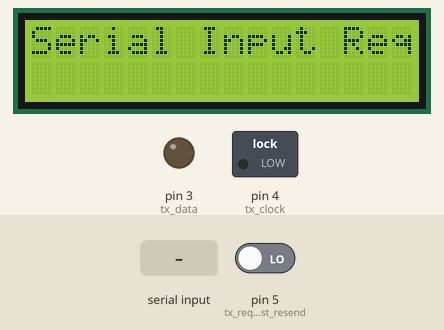
Recording of a sketch running on a simulated Arduino Uno, built with avr-gcc and run on an emulated ATmega328P. On the bench: 16×2 character LCD, switched loads named in the sketch (green lamp = pin HIGH), output pins drawn as LEDs (lit = HIGH). Dashed ring = blinking. The test bench sets the inputs (shaded band); at power-on: pin 5 (tx_request_resend) LOW.

Above: at 0.1 s.
1.3 s: "1" received over Serial
At 2.32 s:
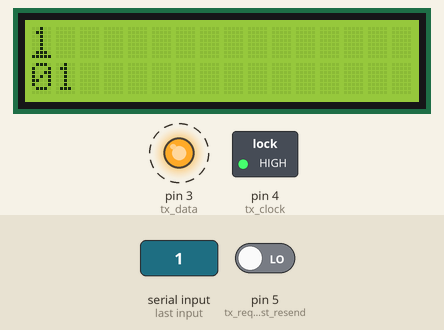
At 2.72 s:
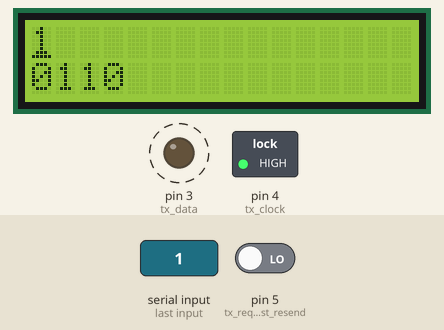
3.9 s: pin 5 (tx_request_resend) driven HIGH
5.4 s: pin 5 (tx_request_resend) driven LOW
At 10.3 s:
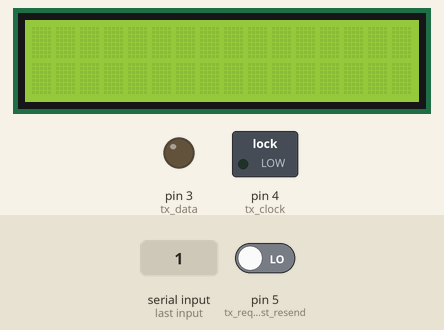
Timing chart, 0 to 11.8 s (numbered marks = the images above; inputs shaded):
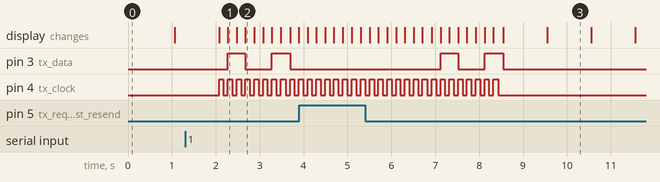

The sketch:

Transmitter.ino
```cpp
// Libraries
#include <LiquidCrystal.h>

// Pin Assignments
#define   tx_data             3
#define   tx_clock            4
#define   tx_request_resend   5

#define   lcd_d4              7
#define   lcd_d5              8
#define   lcd_d6              9
#define   lcd_d7              10
#define   lcd_rs              11
#define   lcd_en              12

// Data Rate ( 1 / (Time per Bit) )
#define tx_rate 5

// Message and Byte Variables
String message      = ""  ;
char char_in        = 0   ;

// LDC Object
LiquidCrystal LCD_T(lcd_rs,lcd_en,lcd_d4,lcd_d5,lcd_d6,lcd_d7);

// Byte Parity Error Check Variables 0=Even / 1=Odd
bool byte_parity    = false ;
int confirm_resend  = 0     ;

// Checksum Error Check Variables
int checksum = 0;
int resend_message = 0;

// =================================================================================
void setup()
{
    // LCD Initialize
    LCD_T.begin(16,2);

    // Serial Initialize
    Serial.begin(9600);

    // Pin Mode
    pinMode(tx_data         , OUTPUT);
    pinMode(tx_clock        , OUTPUT);
    pinMode(tx_request_resend  , INPUT);

    // Initialize Clock LOW
    digitalWrite( tx_clock  , LOW     );
}
// =================================================================================
void loop()
{
    // --------------------------------------
    // RECEIVE AND DISPLAY MESSAGE TO BE SENT
    // --------------------------------------

    // Wait Until Serial Data Exists
    while(  Serial.available() == 0 )
    {
        LCD_T.setCursor(0,0);
        LCD_T.print("Serial Input Req");
        delay(1000);
        LCD_CLEAR_TOP();
        delay(1000);
    }
    while( Serial.available() )
    {
        char_in = Serial.read();
        if(char_in >= 32 && char_in <= 127)
        {
            message += char_in;
        }
    }

    // --------------------------------------
    // TRANSMIT DATA
    // --------------------------------------

    // Checksum Loop (Repeat message if Checksum is Wrong)
    do
    {
        // Print Message on Top Line
        LCD_CLEAR_ALL();
        LCD_T.setCursor(0,0);
        LCD_T.print(message);

        // Select Character in String
        for(  int byte_i = 0  ; byte_i < message.length()  ; byte_i++  )
        {
            // Get Character in Message
            char tx_byte = message[byte_i];

            // Clear Byte Line
            LCD_T.noCursor();
            LCD_CLEAR_BYTE();
            LCD_T.setCursor(byte_i,0);
            LCD_T.cursor();

            // Reset Byte Parity
            byte_parity = false;

            // Select Bits in Character (c1-c7) --> (b0-b6)
            for(  int bit_i = 1 ; bit_i < 8 ; bit_i++ )
            {
                // Get Data Transmit Bit
                bool tx_bit = tx_byte & (0x80 >> bit_i);

                // Update Byte Parity
                if(tx_bit == true){byte_parity = !byte_parity;}

                // Print Data Bit on LDC
                LCD_T.noCursor();
                LCD_T.setCursor(bit_i-1,1);
                LCD_T.print(tx_bit ? "1":"0");
                LCD_T.setCursor(byte_i,0);
                LCD_T.cursor();

                // Transmit Data Bit (Flash Light)
                digitalWrite( tx_clock  , HIGH    );
                digitalWrite( tx_data   , tx_bit  );
                delay(1000  / (2*tx_rate) );
                digitalWrite( tx_clock  , LOW     );
                delay(1000  / (2*tx_rate) );
            }

            // Send Data Parity Bit (b7)
            LCD_T.noCursor();
            LCD_T.setCursor(7,1);
            LCD_T.print(byte_parity ? "1":"0");
            LCD_T.setCursor(byte_i,0);
            LCD_T.cursor();

            // Transmit Parity Bit (Flash Light)
            digitalWrite( tx_clock  , HIGH    );
            digitalWrite( tx_data   , byte_parity  );

            // Resend Byte?
            confirm_resend = 0;
            for(int i = 0;i<10;i++)
            {
                if(digitalRead(tx_request_resend) == HIGH){confirm_resend = 1;}
                delay(1);
            }
            // If Byte Needs To Be Resent
            if(confirm_resend == 1)
            {
                byte_i--;
                LCD_T.setCursor(0,0);
            }
            // If Byte Is Confirmed, Add to Checksum
            else
            {
                int tx_char = tx_byte;
                checksum += tx_char;
            }

            // FINISH Transmit Parity Bit (Flash Light)
            delay(  1000  / (2*tx_rate) );
            digitalWrite( tx_clock  , LOW     );
            delay(  1000  / (2*tx_rate) );
        }

        // --------------------------------------
        // Send 0 Byte in Preperation for Checksum
        // --------------------------------------

        // Parity Loop for Checksum Byte
        do
        {
            // Clear Byte Line
            LCD_T.noCursor();
            LCD_CLEAR_BYTE();

            // Reset Byte Parity
            byte_parity = false;

            for(  int bit_i = 0 ; bit_i < 7 ; bit_i++ )
            {
                // Get 0 Transmit Bit
                bool tx_bit = false;

                // Update Byte Parity
                if(tx_bit == true){byte_parity = !byte_parity;}

                // Print Data Bit on LDC
                LCD_T.noCursor();
                LCD_T.setCursor(bit_i,1);
                LCD_T.print(tx_bit ? "1":"0");

                // Transmit Data Bit (Flash Light)
                digitalWrite( tx_clock  , HIGH    );
                digitalWrite( tx_data   , tx_bit  );
                delay(1000  / (2*tx_rate) );
                digitalWrite( tx_clock  , LOW     );
                delay(1000  / (2*tx_rate) );
            }
            // Reset Confirm Resend
            confirm_resend == 0;

            // Send Parity Bit for CheckSum
            LCD_T.noCursor();
            LCD_T.setCursor(7,1);
            LCD_T.print(byte_parity ? "1":"0");

            // Transmit Parity Bit for CheckSum (Flash Light)
            digitalWrite( tx_clock  , HIGH    );
            digitalWrite( tx_data   , byte_parity  );

            // Resend Byte?
            confirm_resend = 0;
            for(int i = 0;i<10;i++)
            {
                if(digitalRead(tx_request_resend) == HIGH){confirm_resend = 1;}
                delay(1);
            }

            // FINISH Transmit Parity Bit (Flash Light)
            delay(  1000  / (2*tx_rate) );
            digitalWrite( tx_clock  , LOW     );
            delay(  1000  / (2*tx_rate) );

        }while(confirm_resend == 1);

        // --------------------------------------
        // Send Checksum
        // --------------------------------------

        // Convert Checksum Into 7 Bits Using Ones Compliment
        checksum = checksum % 127;

        // Parity Loop for Checksum Byte
        do
        {
            // Clear Byte Line
            LCD_T.noCursor();
            LCD_CLEAR_BYTE();

            // Reset Byte Parity
            byte_parity = false;

            // Send Bits in CheckSum
            for(  int bit_i = 1 ; bit_i <= 7 ; bit_i++ )
            {
                // Get Data Transmit Bit
                bool tx_bit = checksum & (0x80 >> bit_i);

                // Update Byte Parity
                if(tx_bit == true){byte_parity = !byte_parity;}

                // Print Data Bit on LDC
                LCD_T.noCursor();
                LCD_T.setCursor(bit_i-1,1);
                LCD_T.print(tx_bit ? "1":"0");

                // Transmit Data Bit (Flash Light)
                digitalWrite( tx_clock  , HIGH    );
                digitalWrite( tx_data   , tx_bit  );
                delay(1000  / (2*tx_rate) );
                digitalWrite( tx_clock  , LOW     );
                delay(1000  / (2*tx_rate) );
            }

            // Reset Confirm Resend
            confirm_resend == 0;

            // Send Parity Bit for CheckSum
            LCD_T.noCursor();
            LCD_T.setCursor(7,1);
            LCD_T.print(byte_parity ? "1":"0");

            // Transmit Parity Bit for CheckSum (Flash Light)
            digitalWrite( tx_clock  , HIGH    );
            digitalWrite( tx_data   , byte_parity  );

            // Resend Byte?
            confirm_resend = 0;
            for(int i = 0;i<10;i++)
            {
                if(digitalRead(tx_request_resend) == HIGH){confirm_resend = 1;}
                delay(1);
            }

            // Transmit Parity Bit LOW (Flash Light)
            delay(  1000  / (2*tx_rate) );
            digitalWrite( tx_clock  , LOW     );

            resend_message = 0;
            for(int i = 0;i<10;i++)
            {
                if(digitalRead(tx_request_resend) == HIGH){resend_message = 1;}
                delay(1);
            }

            // Finish Transmit Parity Bit (Flash Light)
            delay(  1000  / (2*tx_rate) );

        }while(confirm_resend == 1);

        // --------------------------------------
        // CLEAN UP
        // --------------------------------------

        // Clean Up
        LCD_CLEAR_ALL();
        digitalWrite(tx_data   , LOW  );
        checksum = 0;

        if(resend_message == 0)
        {
            message = "";
        }

    }while(resend_message == 1);
}
// =================================================================================

// --------------------------------------
// LCD Clearing Functions
// --------------------------------------
void LCD_CLEAR_ALL()
{
    LCD_T.setCursor(0,0);
    LCD_T.print("                ");
    LCD_T.setCursor(0,1);
    LCD_T.print("                ");
}
void LCD_CLEAR_TOP()
{
    LCD_T.setCursor(0,0);
    LCD_T.print("                ");
}
void LCD_CLEAR_BOTTOM()
{
    LCD_T.setCursor(0,1);
    LCD_T.print("                ");
}
void LCD_CLEAR_BYTE()
{
    LCD_T.setCursor(0,1);
    LCD_T.print("        ");
}
```

Measured:
- after the input at 1.3 s, pin 3 (tx_data): alternates HIGH for 0.41 s and LOW for 0.60 s, starting after 0.97 s; pin 4 (tx_clock): alternates HIGH for 0.10 s and LOW for 0.10 s, starting after 0.77 s; the display: first changes after 0.77 s (image 1 shows a later state)
- after the input at 5.4 s, pin 3 (tx_data): alternates HIGH for 0.41 s and LOW for 0.60 s, 4 changes in all, then stays LOW, starting after 1.7 s; pin 4 (tx_clock): goes on until 8.4 s, then stays LOW
- what the display in image 3 shows lasts 1.0 s, from 9.6 s to 10.6 s
